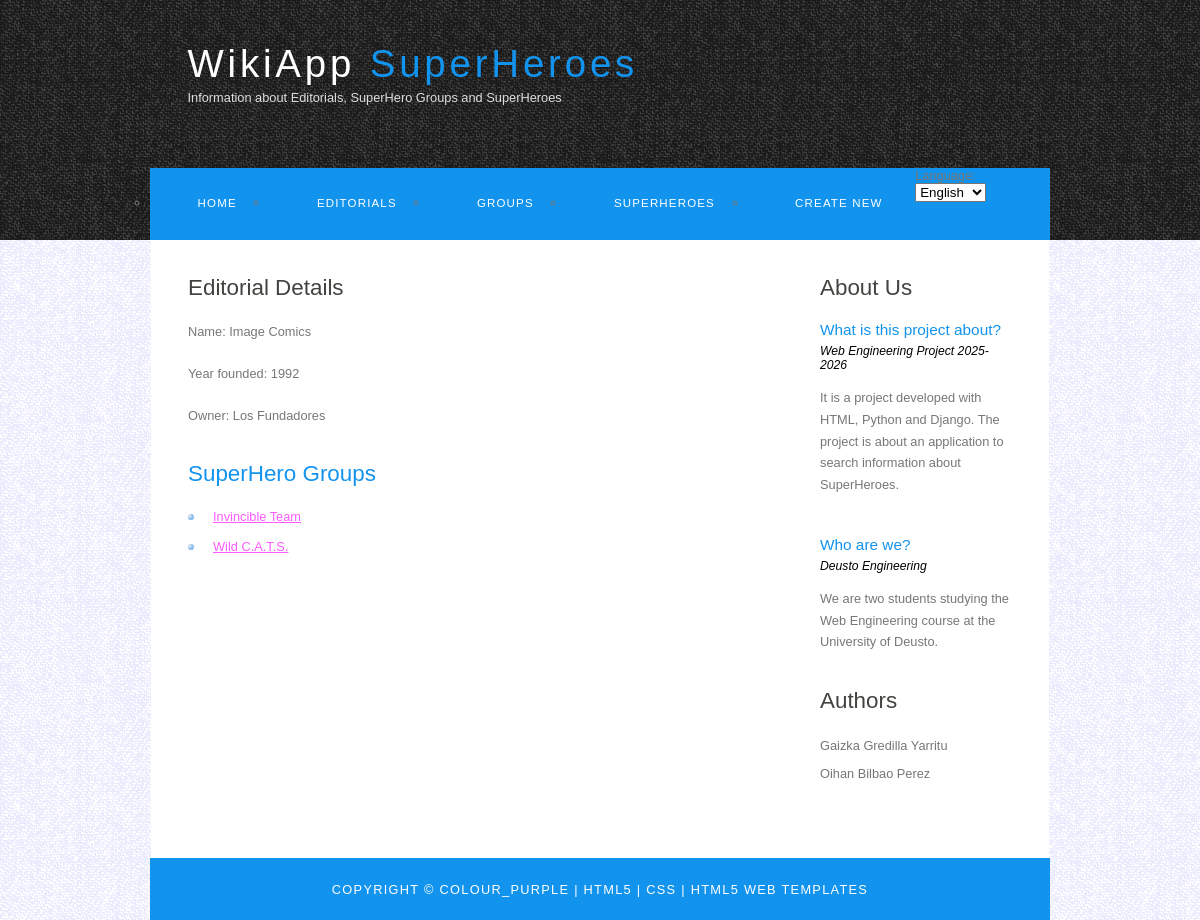
The page /WikiApp/detalleeditorial/3 on the database as committed earlier.
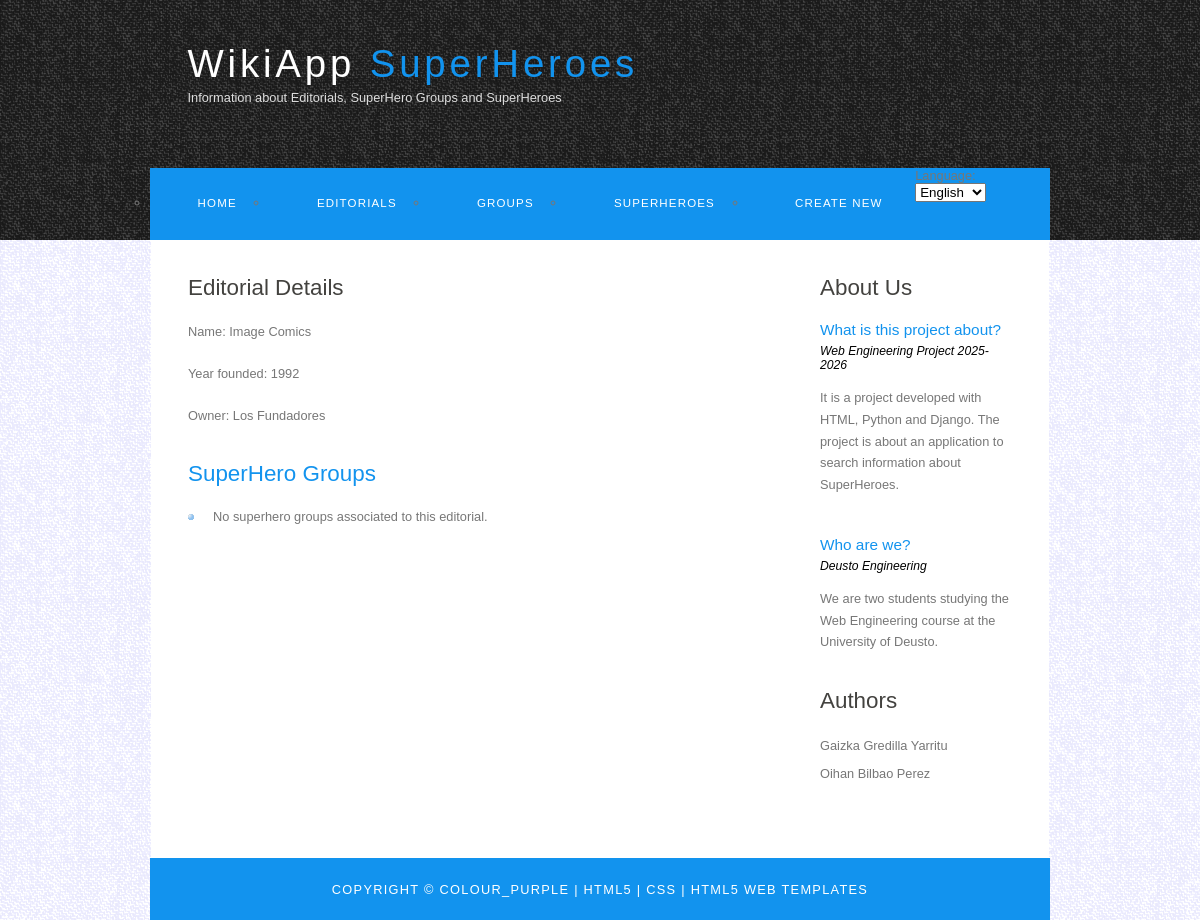
The same page on the database as committed later.
### WikiApp/models.py (models this page shows, shortened)
class GrupoDeSuperHeroes(models.Model):
    nombre = models.CharField(max_length=100)
    Editorial = models.ForeignKey(Editorial,related_name='editorialGrupo', on_delete= models.CASCADE)
    SuperHeroe = models.ManyToManyField('SuperHeroe', related_name="superheroeGrupo")

### WikiApp/views.py (the view)
# urls.py: path('detalleeditorial/<int:pk>', views.detalleEditorial.as_view(),name='detalleeditorial'),
class detalleEditorial(DetailView):
    model=Editorial
    template_name='WikiApp/detalleeditorial.html'
    context_object_name='editorial'

### WikiApp/templates/WikiApp/detalleeditorial.html (shortened to what this page needs)
{% extends 'WikiApp/base.html' %}
{% load i18n static %}
{% block contenido %}
<html>
<head>
</head>
<body>
    <h1>{% trans "Editorial Details" %}</h1>
    <p>{% trans "Name" %}: {{ editorial.nombre }}</p>
    <p>{% trans "Year founded" %}: {{ editorial.anoFundacion }}</p>
    <p>{% trans "Owner" %}: {{ editorial.propietario }}</p>
    <h2>{% trans "SuperHero Groups" %}</h2>
    <ul>
    {% for grupo in editorial.editorialGrupo.all %}
        <li>
            <a href="{% url 'detallegrupodesuperheroes' pk=grupo.pk %}">
                {{ grupo.nombre }}
            </a>
        </li>
    {% empty %}
        <li>{% trans "No superhero groups associated to this editorial." %}</li>
    {% endfor %}
    </ul>
</body>
</html>
{% endblock %}

Rows that differ between the two databases and show on the page:
removed GrupoDeSuperHeroes: nombre "Invincible Team"
removed GrupoDeSuperHeroes: nombre "Wild C.A.T.S."
Other text that changed with them:
text now shown: "No superhero groups associated to this editorial."
